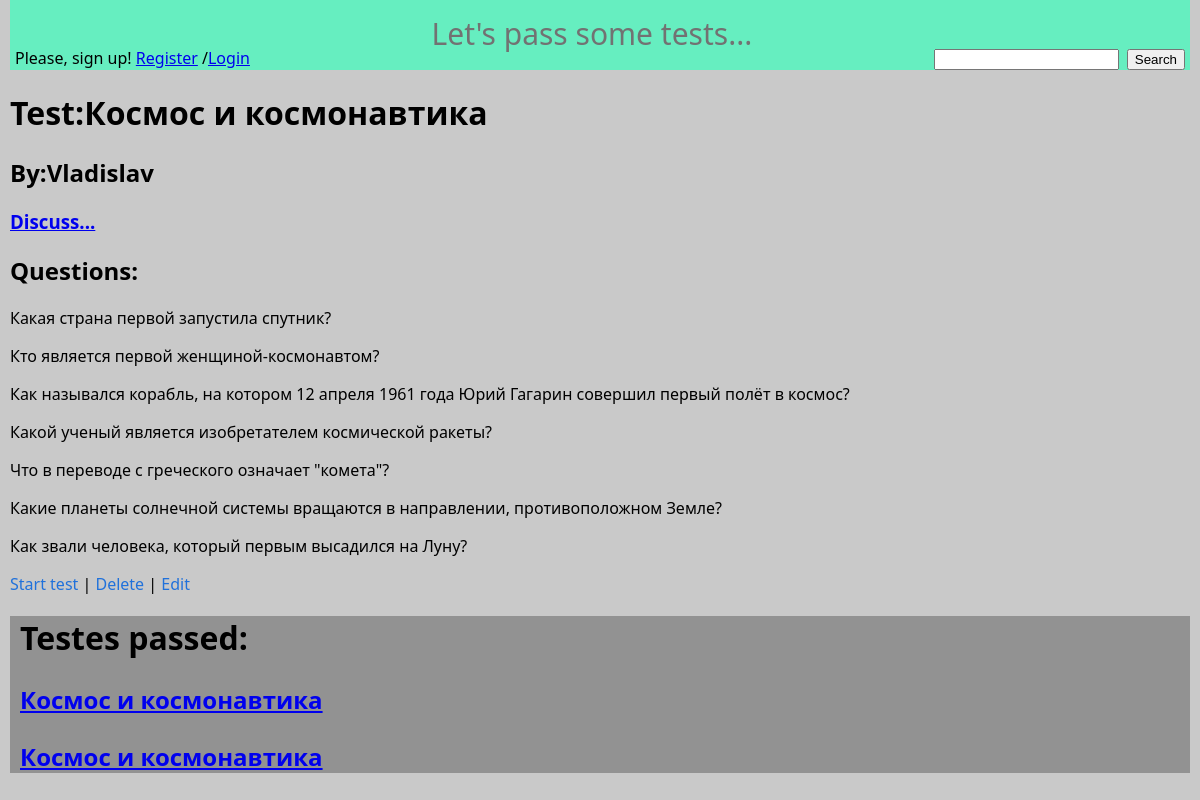
Page /tests/3 on the committed database.
### note/models.py (models this page shows, shortened)
class Test(models.Model):
    name = models.CharField(_('name'), max_length=100)
    questions = models.ManyToManyField(Question)
    user = models.ForeignKey(User, on_delete=models.SET_NULL, null=True)
    notes = GenericRelation('NotedItem')
    def __str__(self):
        return f'{self.name}'

class Question(models.Model):
    text = models.CharField(_('text'), max_length=300)
    def __str__(self):
        return f'{self.text}'

class RunTest(models.Model):
    name = models.CharField(_('name'), max_length=100)
    test = models.ForeignKey(Test, on_delete=models.CASCADE, related_name='test')
    user = models.ForeignKey(User, on_delete=models.SET_NULL, null=True)
    notes = GenericRelation('NotedItem')

### note/views.py (the view)
# urls.py: path('tests/<int:test_id>', views.detail_of_test, name='detail_of_test'),
def detail_of_test(request, test_id):
    context = {}
    if request.method == 'GET':
        tests = get_object_or_404(Test, id=test_id)
        questions = tests.questions.all()
        run_tests = RunTest.objects.filter(test=tests)
        context.update(test=tests, questions=questions, run_tests=run_tests)
        return render(request, 'test/test_info.html', context=context)

### note/templates/test/test_info.html
{% extends 'test/base.html' %}
{% block content %}
    <div>
        <p><h1>Test:{{ test }}</h1> </p>
        {% if test.user %}
        <p><h2>By:{{ test.user }}</h2></p>
        {% endif %}
        <h3><a href="{% url 'note:model_notes' 'tests' test.id %}">Discuss...</a></h3>
        {% if questions %}
        <h2>Questions:</h2>
        {% for q in questions %}
        <p>{{ q }} </p>
        {% endfor %}
        {% endif %}
        <div class="div_user_panel">
            <a href="{% url 'note:run_test' test.id %}">Start test</a> |
            <a href="{% url 'note:delete_test' test.id %}">Delete</a> |
            <a href="{% url 'note:edit_test' test.id %}">Edit</a>
        </div>
        {% if run_tests %}
        <div class="div_passed_tests">
            <h1>Testes passed:</h1>
            {% for rt in run_tests %}
            <h2><p><a href="{% url 'note:run_test_detail' rt.id %}">{{ rt.name }}</a></p></h2>
            {% endfor %}
            {% endif %}
        </div>
    </div>
{% endblock %}

### note/static/main_page.css (style rules this page uses)
body { margin: 0; padding-left: 10px; padding-right: 10px; background-color: rgb(201, 201, 201); font-family: 'Segoe UI', Tahoma, Geneva, Verdana, sans-serif; }
.div_passed_tests { background-color: rgb(146, 146, 146); padding-left: 10px; padding-right: 10px; }
.div_user_panel a { text-decoration: none; color: rgb(32, 113, 219); }

### rows in the picture
Test: name "Космос и космонавтика", user "Vladislav"
Question: text "Какая страна первой запустила спутник?"
Question: text "Кто является первой женщиной-космонавтом?"
Question: text "Как назывался корабль, на котором 12 апреля 1961 года Юрий Гагарин совершил первый полёт в космос?"
Question: text "Какой ученый является изобретателем космической ракеты?"
Question: text "Что в переводе с греческого означает \"комета\"?"
Question: text "Какие планеты солнечной системы вращаются в направлении, противоположном Земле?"
Question: text "Как звали человека, который первым высадился на Луну?"
RunTest: name "Космос и космонавтика"
RunTest: name "Космос и космонавтика"
